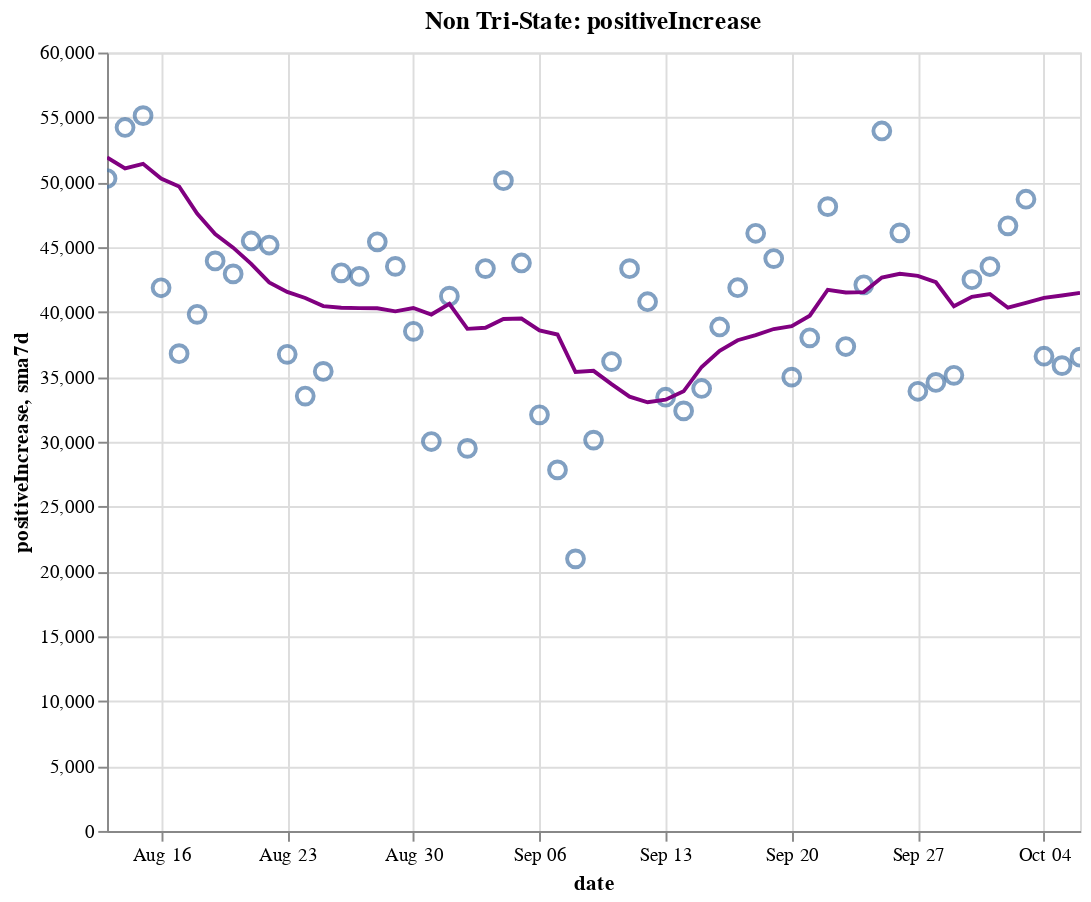

The notebook cell this image was saved under:
### Code cell
create_plot(non_tristate, 'positiveIncrease')

### Figure 1 — Vega-Lite specification as saved in the notebook (floating-point values rounded to 4 significant figures)
{"config": {"view": {"continuousWidth": 400, "continuousHeight": 300}}, "layer": [{"layer": [{"mark": {"type": "point", "size": 75}, "encoding": {"tooltip": [{"type": "temporal", "field": "date"}, {"type": "quantitative", "field": "positiveIncrease"}, {"type": "quantitative", "field": "sma7d"}], "x": {"type": "temporal", "field": "date"}, "y": {"type": "quantitative", "field": "positiveIncrease"}}, "selection": {"selector014": {"type": "interval", "bind": "scales", "encodings": ["x", "y"]}}}, {"mark": {"type": "line", "color": "purple"}, "encoding": {"x": {"type": "temporal", "field": "date"}, "y": {"type": "quantitative", "field": "sma7d"}}}]}, {"mark": {"type": "rule", "color": "#aaa"}, "encoding": {"x": {"type": "temporal", "field": "date"}}, "transform": [{"filter": {"selection": "selector013"}}]}, {"mark": "circle", "encoding": {"opacity": {"condition": {"value": 1, "selection": "selector013"}, "value": 0}, "tooltip": [{"type": "temporal", "field": "date"}, {"type": "quantitative", "field": "positiveIncrease"}, {"type": "quantitative", "field": "sma7d"}], "x": {"type": "temporal", "field": "date"}, "y": {"type": "quantitative", "field": "positiveIncrease"}}, "selection": {"selector013": {"type": "single", "encodings": ["x"], "on": "mouseover", "nearest": true, "empty": "none"}}}, {"mark": {"type": "text", "align": "left", "dx": 5, "dy": -5, "stroke": "white", "strokeWidth": 2}, "encoding": {"text": {"type": "quantitative", "field": "positiveIncrease"}, "tooltip": [{"type": "temporal", "field": "date"}, {"type": "quantitative", "field": "positiveIncrease"}, {"type": "quantitative", "field": "sma7d"}], "x": {"type": "temporal", "field": "date"}, "y": {"type": "quantitative", "field": "positiveIncrease"}}, "transform": [{"filter": {"selection": "selector013"}}]}, {"mark": {"type": "text", "align": "left", "dx": 5, "dy": -5}, "encoding": {"text": {"type": "quantitative", "field": "positiveIncrease"}, "tooltip": [{"type": "temporal", "field": "date"}, {"type": "quantitative", "field": "positiveIncrease"}, {"type": "quantitative", "field": "sma7d"}], "x": {"type": "temporal", "field": "date"}, "y": {"type": "quantitative", "field": "positiveIncrease"}}, "transform": [{"filter": {"selection": "selector013"}}]}], "data": {"name": "data-180bf135f274a4f869d00bd1f7722df6"}, "height": 400, "title": "Non Tri-State: positiveIncrease", "width": 500, "$schema": "https://vega.github.io/schema/vega-lite/v4.8.1.json", "datasets": {"data-180bf135f274a4f869d00bd1f7722df6": [{"date": "2020-08-13T00:00:00", "totalTestResultsIncrease": 805500.0, "positiveIncrease": 50290.0, "death": 113400.0, "deathIncrease": 1145.0, "positiveRate": 0.062, "state": "Non Tri-State", "sma7d": 51920.0}, {"date": "2020-08-14T00:00:00", "totalTestResultsIncrease": 769500.0, "positiveIncrease": 54220.0, "death": 114600.0, "deathIncrease": 1199.0, "positiveRate": 0.07, "state": "Non Tri-State", "sma7d": 51060.0}, {"date": "2020-08-15T00:00:00", "totalTestResultsIncrease": 661400.0, "positiveIncrease": 55140.0, "death": 115800.0, "deathIncrease": 1200.0, "positiveRate": 0.083, "state": "Non Tri-State", "sma7d": 51420.0}, {"date": "2020-08-16T00:00:00", "totalTestResultsIncrease": 703900.0, "positiveIncrease": 41870.0, "death": 116400.0, "deathIncrease": 611.0, "positiveRate": 0.059, "state": "Non Tri-State", "sma7d": 50290.0}, {"date": "2020-08-17T00:00:00", "totalTestResultsIncrease": 570500.0, "positiveIncrease": 36790.0, "death": 116800.0, "deathIncrease": 394.0, "positiveRate": 0.064, "state": "Non Tri-State", "sma7d": 49680.0}, {"date": "2020-08-18T00:00:00", "totalTestResultsIncrease": 577300.0, "positiveIncrease": 39820.0, "death": 118000.0, "deathIncrease": 1178.0, "positiveRate": 0.069, "state": "Non Tri-State", "sma7d": 47580.0}, {"date": "2020-08-19T00:00:00", "totalTestResultsIncrease": 589300.0, "positiveIncrease": 43940.0, "death": 119400.0, "deathIncrease": 1402.0, "positiveRate": 0.075, "state": "Non Tri-State", "sma7d": 46010.0}, {"date": "2020-08-20T00:00:00", "totalTestResultsIncrease": 608500.0, "positiveIncrease": 42940.0, "death": 120500.0, "deathIncrease": 1122.0, "positiveRate": 0.071, "state": "Non Tri-State", "sma7d": 44960.0}, {"date": "2020-08-21T00:00:00", "totalTestResultsIncrease": 650800.0, "positiveIncrease": 45480.0, "death": 121600.0, "deathIncrease": 1109.0, "positiveRate": 0.07, "state": "Non Tri-State", "sma7d": 43710.0}, {"date": "2020-08-22T00:00:00", "totalTestResultsIncrease": 668800.0, "positiveIncrease": 45160.0, "death": 122600.0, "deathIncrease": 1023.0, "positiveRate": 0.068, "state": "Non Tri-State", "sma7d": 42280.0}, {"date": "2020-08-23T00:00:00", "totalTestResultsIncrease": 582400.0, "positiveIncrease": 36740.0, "death": 123200.0, "deathIncrease": 563.0, "positiveRate": 0.063, "state": "Non Tri-State", "sma7d": 41550.0}, {"date": "2020-08-24T00:00:00", "totalTestResultsIncrease": 559800.0, "positiveIncrease": 33520.0, "death": 123500.0, "deathIncrease": 333.0, "positiveRate": 0.06, "state": "Non Tri-State", "sma7d": 41080.0}, {"date": "2020-08-25T00:00:00", "totalTestResultsIncrease": 575300.0, "positiveIncrease": 35420.0, "death": 124600.0, "deathIncrease": 1138.0, "positiveRate": 0.062, "state": "Non Tri-State", "sma7d": 40460.0}, {"date": "2020-08-26T00:00:00", "totalTestResultsIncrease": 568900.0, "positiveIncrease": 43020.0, "death": 125900.0, "deathIncrease": 1280.0, "positiveRate": 0.076, "state": "Non Tri-State", "sma7d": 40320.0}, {"date": "2020-08-27T00:00:00", "totalTestResultsIncrease": 667600.0, "positiveIncrease": 42760.0, "death": 127000.0, "deathIncrease": 1116.0, "positiveRate": 0.064, "state": "Non Tri-State", "sma7d": 40300.0}, {"date": "2020-08-28T00:00:00", "totalTestResultsIncrease": 710400.0, "positiveIncrease": 45410.0, "death": 128000.0, "deathIncrease": 1011.0, "positiveRate": 0.064, "state": "Non Tri-State", "sma7d": 40290.0}, {"date": "2020-08-29T00:00:00", "totalTestResultsIncrease": 665600.0, "positiveIncrease": 43520.0, "death": 129100.0, "deathIncrease": 1005.0, "positiveRate": 0.065, "state": "Non Tri-State", "sma7d": 40050.0}, {"date": "2020-08-30T00:00:00", "totalTestResultsIncrease": 648000.0, "positiveIncrease": 38510.0, "death": 129500.0, "deathIncrease": 463.0, "positiveRate": 0.059, "state": "Non Tri-State", "sma7d": 40310.0}, {"date": "2020-08-31T00:00:00", "totalTestResultsIncrease": 574100.0, "positiveIncrease": 30020.0, "death": 129900.0, "deathIncrease": 357.0, "positiveRate": 0.052, "state": "Non Tri-State", "sma7d": 39810.0}, {"date": "2020-09-01T00:00:00", "totalTestResultsIncrease": 637700.0, "positiveIncrease": 41220.0, "death": 130900.0, "deathIncrease": 1018.0, "positiveRate": 0.065, "state": "Non Tri-State", "sma7d": 40640.0}, {"date": "2020-09-02T00:00:00", "totalTestResultsIncrease": 539700.0, "positiveIncrease": 29490.0, "death": 131900.0, "deathIncrease": 1015.0, "positiveRate": 0.055, "state": "Non Tri-State", "sma7d": 38700.0}, {"date": "2020-09-03T00:00:00", "totalTestResultsIncrease": 669500.0, "positiveIncrease": 43350.0, "death": 133000.0, "deathIncrease": 1055.0, "positiveRate": 0.065, "state": "Non Tri-State", "sma7d": 38790.0}, {"date": "2020-09-04T00:00:00", "totalTestResultsIncrease": 804900.0, "positiveIncrease": 50120.0, "death": 133900.0, "deathIncrease": 986.0, "positiveRate": 0.062, "state": "Non Tri-State", "sma7d": 39460.0}, {"date": "2020-09-05T00:00:00", "totalTestResultsIncrease": 780700.0, "positiveIncrease": 43780.0, "death": 134900.0, "deathIncrease": 909.0, "positiveRate": 0.056, "state": "Non Tri-State", "sma7d": 39500.0}, {"date": "2020-09-06T00:00:00", "totalTestResultsIncrease": 660000.0, "positiveIncrease": 32080.0, "death": 135300.0, "deathIncrease": 436.0, "positiveRate": 0.049, "state": "Non Tri-State", "sma7d": 38580.0}, {"date": "2020-09-07T00:00:00", "totalTestResultsIncrease": 505700.0, "positiveIncrease": 27830.0, "death": 135500.0, "deathIncrease": 221.0, "positiveRate": 0.055, "state": "Non Tri-State", "sma7d": 38270.0}, {"date": "2020-09-08T00:00:00", "totalTestResultsIncrease": 418600.0, "positiveIncrease": 20970.0, "death": 135900.0, "deathIncrease": 341.0, "positiveRate": 0.05, "state": "Non Tri-State", "sma7d": 35370.0}, {"date": "2020-09-09T00:00:00", "totalTestResultsIncrease": 539700.0, "positiveIncrease": 30130.0, "death": 136900.0, "deathIncrease": 1073.0, "positiveRate": 0.056, "state": "Non Tri-State", "sma7d": 35460.0}, {"date": "2020-09-10T00:00:00", "totalTestResultsIncrease": 580900.0, "positiveIncrease": 36180.0, "death": 138100.0, "deathIncrease": 1154.0, "positiveRate": 0.062, "state": "Non Tri-State", "sma7d": 34440.0}, {"date": "2020-09-11T00:00:00", "totalTestResultsIncrease": 693600.0, "positiveIncrease": 43340.0, "death": 139100.0, "deathIncrease": 1002.0, "positiveRate": 0.062, "state": "Non Tri-State", "sma7d": 33470.0}, {"date": "2020-09-12T00:00:00", "totalTestResultsIncrease": 802300.0, "positiveIncrease": 40790.0, "death": 139900.0, "deathIncrease": 804.0, "positiveRate": 0.051, "state": "Non Tri-State", "sma7d": 33040.0}, {"date": "2020-09-13T00:00:00", "totalTestResultsIncrease": 631700.0, "positiveIncrease": 33430.0, "death": 140300.0, "deathIncrease": 379.0, "positiveRate": 0.053, "state": "Non Tri-State", "sma7d": 33240.0}, {"date": "2020-09-14T00:00:00", "totalTestResultsIncrease": 315300.0, "positiveIncrease": 32380.0, "death": 140700.0, "deathIncrease": 391.0, "positiveRate": 0.103, "state": "Non Tri-State", "sma7d": 33890.0}, {"date": "2020-09-15T00:00:00", "totalTestResultsIncrease": 622400.0, "positiveIncrease": 34110.0, "death": 141700.0, "deathIncrease": 1011.0, "positiveRate": 0.055, "state": "Non Tri-State", "sma7d": 35760.0}, {"date": "2020-09-16T00:00:00", "totalTestResultsIncrease": 628700.0, "positiveIncrease": 38850.0, "death": 142900.0, "deathIncrease": 1184.0, "positiveRate": 0.062, "state": "Non Tri-State", "sma7d": 37010.0}, {"date": "2020-09-17T00:00:00", "totalTestResultsIncrease": 710300.0, "positiveIncrease": 41870.0, "death": 143700.0, "deathIncrease": 856.0, "positiveRate": 0.059, "state": "Non Tri-State", "sma7d": 37820.0}, {"date": "2020-09-18T00:00:00", "totalTestResultsIncrease": 859900.0, "positiveIncrease": 46070.0, "death": 144600.0, "deathIncrease": 883.0, "positiveRate": 0.054, "state": "Non Tri-State", "sma7d": 38210.0}, {"date": "2020-09-19T00:00:00", "totalTestResultsIncrease": 959300.0, "positiveIncrease": 44120.0, "death": 145300.0, "deathIncrease": 735.0, "positiveRate": 0.046, "state": "Non Tri-State", "sma7d": 38690.0}, {"date": "2020-09-20T00:00:00", "totalTestResultsIncrease": 747700.0, "positiveIncrease": 34980.0, "death": 145600.0, "deathIncrease": 322.0, "positiveRate": 0.047, "state": "Non Tri-State", "sma7d": 38910.0}, {"date": "2020-09-21T00:00:00", "totalTestResultsIncrease": 622900.0, "positiveIncrease": 38010.0, "death": 145900.0, "deathIncrease": 281.0, "positiveRate": 0.061, "state": "Non Tri-State", "sma7d": 39710.0}, {"date": "2020-09-22T00:00:00", "totalTestResultsIncrease": 642600.0, "positiveIncrease": 48120.0, "death": 146800.0, "deathIncrease": 842.0, "positiveRate": 0.075, "state": "Non Tri-State", "sma7d": 41720.0}, {"date": "2020-09-23T00:00:00", "totalTestResultsIncrease": 820300.0, "positiveIncrease": 37340.0, "death": 147900.0, "deathIncrease": 1145.0, "positiveRate": 0.046, "state": "Non Tri-State", "sma7d": 41500.0}, {"date": "2020-09-24T00:00:00", "totalTestResultsIncrease": 803300.0, "positiveIncrease": 42100.0, "death": 148800.0, "deathIncrease": 908.0, "positiveRate": 0.052, "state": "Non Tri-State", "sma7d": 41530.0}, {"date": "2020-09-25T00:00:00", "totalTestResultsIncrease": 880700.0, "positiveIncrease": 53960.0, "death": 149700.0, "deathIncrease": 829.0, "positiveRate": 0.061, "state": "Non Tri-State", "sma7d": 42660.0}, {"date": "2020-09-26T00:00:00", "totalTestResultsIncrease": 889000.0, "positiveIncrease": 46100.0, "death": 150500.0, "deathIncrease": 859.0, "positiveRate": 0.052, "state": "Non Tri-State", "sma7d": 42940.0}, {"date": "2020-09-27T00:00:00", "totalTestResultsIncrease": 742700.0, "positiveIncrease": 33890.0, "death": 150800.0, "deathIncrease": 295.0, "positiveRate": 0.046, "state": "Non Tri-State", "sma7d": 42790.0}, {"date": "2020-09-28T00:00:00", "totalTestResultsIncrease": 961100.0, "positiveIncrease": 34570.0, "death": 151100.0, "deathIncrease": 245.0, "positiveRate": 0.036, "state": "Non Tri-State", "sma7d": 42300.0}, {"date": "2020-09-29T00:00:00", "totalTestResultsIncrease": 726700.0, "positiveIncrease": 35120.0, "death": 151800.0, "deathIncrease": 725.0, "positiveRate": 0.048, "state": "Non Tri-State", "sma7d": 40440.0}, {"date": "2020-09-30T00:00:00", "totalTestResultsIncrease": 654200.0, "positiveIncrease": 42490.0, "death": 152800.0, "deathIncrease": 1040.0, "positiveRate": 0.065, "state": "Non Tri-State", "sma7d": 41170.0}, {"date": "2020-10-01T00:00:00", "totalTestResultsIncrease": 776800.0, "positiveIncrease": 43510.0, "death": 153600.0, "deathIncrease": 832.0, "positiveRate": 0.056, "state": "Non Tri-State", "sma7d": 41380.0}, {"date": "2020-10-02T00:00:00", "totalTestResultsIncrease": 877300.0, "positiveIncrease": 46640.0, "death": 154500.0, "deathIncrease": 822.0, "positiveRate": 0.053, "state": "Non Tri-State", "sma7d": 40330.0}, {"date": "2020-10-03T00:00:00", "totalTestResultsIncrease": 862800.0, "positiveIncrease": 48690.0, "death": 155200.0, "deathIncrease": 729.0, "positiveRate": 0.056, "state": "Non Tri-State", "sma7d": 40700.0}, {"date": "2020-10-04T00:00:00", "totalTestResultsIncrease": 784400.0, "positiveIncrease": 36590.0, "death": 155500.0, "deathIncrease": 348.0, "positiveRate": 0.047, "state": "Non Tri-State", "sma7d": 41090.0}, {"date": "2020-10-05T00:00:00", "totalTestResultsIncrease": 784800.0, "positiveIncrease": 35870.0, "death": 155900.0, "deathIncrease": 312.0, "positiveRate": 0.046, "state": "Non Tri-State", "sma7d": 41270.0}, {"date": "2020-10-06T00:00:00", "totalTestResultsIncrease": 708700.0, "positiveIncrease": 36520.0, "death": 156500.0, "deathIncrease": 612.0, "positiveRate": 0.052, "state": "Non Tri-State", "sma7d": 41470.0}]}}
